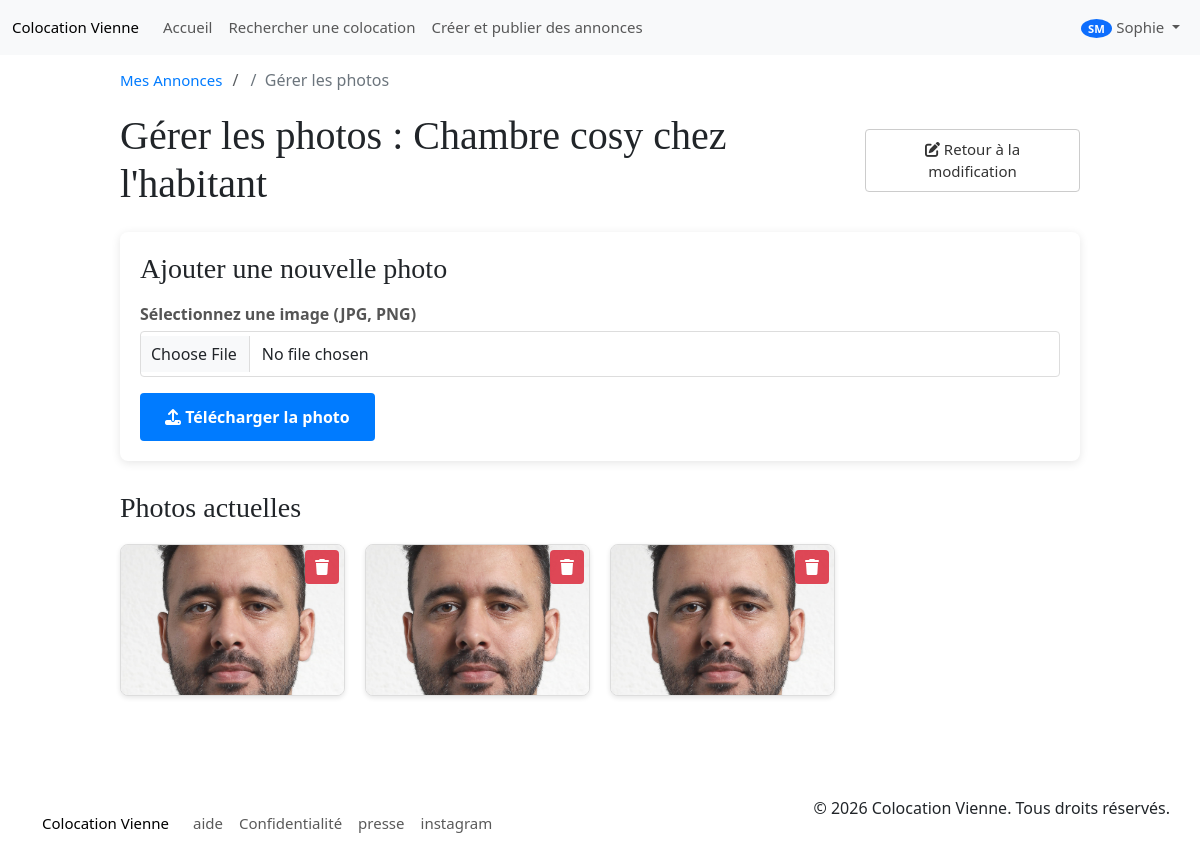
Page /pages/modifier_photos.php?id_annonce=2 (signed in) on the committed database.
### tables this page shows
CREATE TABLE `utilisateur` (
  `id_utilisateur` int(11) NOT NULL,
  `nom` varchar(40) NOT NULL,
  `email` varchar(100) NOT NULL,
  `mot_de_passe` varchar(100) NOT NULL,
  `situation_professionnel` varchar(40) NOT NULL,
  `garant` tinyint(1) NOT NULL,
  `retraite` decimal(10,2) NOT NULL,
  `caisse_allocation_familial` decimal(10,2) NOT NULL,
  `date_naissance` date NOT NULL,
  `photo_profil` varchar(250) NOT NULL,
  `salaire_mensuel_net` decimal(10,2) NOT NULL,
  `prenom` varchar(40) NOT NULL,
  `revenu_fiscal` varchar(50) NOT NULL,
  `id_role` int(11) NOT NULL,
  `type_compte` enum('colocataire','propriétaire') DEFAULT 'colocataire',
  `last_activity` datetime DEFAULT NULL
);

CREATE TABLE `annonce` (
  `id_annonce` int(11) NOT NULL,
  `titre` varchar(50) NOT NULL,
  `adresse_1` varchar(255) NOT NULL,
  `adresse_2` varchar(255) DEFAULT NULL,
  `adresse_3` varchar(255) DEFAULT NULL,
  `adresse_4` varchar(255) DEFAULT NULL,
  `ville` varchar(50) NOT NULL,
  `code_postal` int(11) NOT NULL,
  `loyer_location_chez_habitant` decimal(10,2) NOT NULL,
  `description` text NOT NULL,
  `surface_logement` decimal(10,2) NOT NULL,
  `surface_chambres` decimal(10,2) NOT NULL,
  `nombre_chambre` int(11) NOT NULL,
  `date_expiration` date DEFAULT NULL,
  `date_publication` date NOT NULL,
  `date_modification` date NOT NULL,
  `carte_coordonnee_GPS` varchar(40) DEFAULT NULL,
  `date_cloture` date DEFAULT NULL,
  `loyer_colocation` decimal(10,2) NOT NULL
);

CREATE TABLE `photo` (
  `id_photo` int(11) NOT NULL,
  `url` varchar(250) NOT NULL
);

### app/Core/Config.php (called while the page is built, shortened)
<?php
class Config {
    public static function getBaseUrl() {
        return getenv('APP_BASE_URL') ?: '/';
    }
    public static function url($path = '') {
        return rtrim(self::getBaseUrl(), '/') . '/' . ltrim($path, '/');
    }
    public static function asset($path = '') {
        return rtrim(self::getBaseUrl(), '/') . '/assets/' . ltrim($path, '/');
    }
}

### init.php (called while the page is built, shortened)
<?php
if (!defined('COLOCATION_INIT_LOADED')) {
    require_once __DIR__ . '/app/Core/Autoloader.php';
    try {
        $userDAO = $GLOBALS['userDAO'];
    } catch (Exception $e) {
        error_log("Initialization error: " . $e->getMessage());
    }
}

### app/Models/DAO.php (called while the page is built, shortened)
<?php
abstract class DAO {
    protected ?PDO $db;
    protected string $table_name;
    protected string $primary_key;
    public function __construct(string $table_name, string $primary_key = 'id') {
        $this->db = Database::getInstance()->getConnection();
        $this->table_name = $table_name;
        $this->primary_key = $primary_key;
    }
    public function getById(int $id): ?object {
        $query = "SELECT * FROM " . $this->table_name . " WHERE " . $this->primary_key . " = :id";
        $stmt = $this->db->prepare($query);
        $stmt->bindParam(':id', $id, PDO::PARAM_INT);
        $stmt->execute();
        $result = $stmt->fetch();
        return $result ? $this->hydrate($result) : null;
    }
}

### app/Core/Autoloader.php (called while the page is built, shortened)
<?php
spl_autoload_register(function ($class) {
    $prefix = 'App\\';
    $base_dir = __DIR__ . '/../';
    $len = strlen($prefix);
    $relative_class = substr($class, $len);
    $file = $base_dir . str_replace('\\', '/', $relative_class) . '.php';
});

### app/Core/Database.php (called while the page is built, shortened)
<?php
class Database {
    private ?PDO $conn = null;
    private function __construct() {
        $this->host = getenv("MYSQL_HOST") ?: "localhost";
        $this->db_name = getenv("MYSQL_DATABASE") ?: "colocation";
        $this->username = getenv("MYSQL_USER") ?: "root";
        $this->password = getenv("MYSQL_PASSWORD") ?: "";
        $max_retries = 5;
        $retry_count = 0;
        $connected = false;
        while (!$connected && $retry_count < $max_retries) {
            try {
                $this->conn = new PDO("mysql:host={$this->host};dbname={$this->db_name};charset=utf8", $this->username, $this->password);
                $this->conn->setAttribute(PDO::ATTR_ERRMODE, PDO::ERRMODE_EXCEPTION);
                $this->conn->setAttribute(PDO::ATTR_DEFAULT_FETCH_MODE, PDO::FETCH_ASSOC);
                $connected = true;
            } catch (PDOException $exception) {
                $retry_count++;
                if ($retry_count >= $max_retries) {
                    throw new \RuntimeException("Connection error (Host: {$this->host}): " . $exception->getMessage());
                }
                sleep(2);
            }
        }
    }
    public static function getInstance(): Database {
        static $instance = null;
        if ($instance === null) {
            $instance = new Database();
        }
        return $instance;
    }
    public function getConnection(): ?PDO {
        return $this->conn;
    }
}

### app/Models/UserDAO.php (called while the page is built, shortened)
<?php
class UserDAO extends \App\Models\DAO {
    protected function hydrate(array $row): User {
        return new User($row);
    }
}

### app/Models/User.php (called while the page is built, shortened)
<?php
class User {
    private string $prenom;
    private string $nom;
    private string $photo_profil;
    public function __construct(array $data) {
        $this->prenom = $data['prenom'] ?? '';
        $this->nom = $data['nom'] ?? '';
        $this->photo_profil = $data['photo_profil'] ?? '';
    }
    public function getPrenom(): string { return $this->prenom; }
    public function getNom(): string { return $this->nom; }
    public function getPhotoProfil(): string { return $this->photo_profil; }
}

### app/Models/AnnonceDAO.php (called while the page is built, shortened)
<?php
class AnnonceDAO extends \App\Models\DAO {
    protected function hydrate(array $row): Annonce {
        return new Annonce($row);
    }
    public function getPhotos(int $idAnnonce): array {
        $query = "SELECT p.* FROM photo p
                  JOIN annonce_photo ap ON p.id_photo = ap.id_photo
                  WHERE ap.id_annonce = :id";
        $stmt = $this->db->prepare($query);
        $stmt->execute(['id' => $idAnnonce]);
        return $stmt->fetchAll();
    }
}

### app/Models/Annonce.php (called while the page is built, shortened)
<?php
class Annonce {
    private string $titre;
    public function __construct(array $data) {
        $this->titre = $data['titre'] ?? '';
    }
    public function getTitre(): string { return $this->titre; }
}

### pages/modifier_photos.php (the view, shortened to what this page needs)
<?php
require_once(__DIR__ . "/../init.php");
$idAnnonce = (int)($_GET['id_annonce'] ?? 0);
$annonceDAO = new AnnonceDAO();
$annonce = $annonceDAO->getById($idAnnonce);
$photos = $annonceDAO->getPhotos($idAnnonce);
?>
<!DOCTYPE html>
<html lang="fr">
<head>
    <link rel="stylesheet" href="../css/style.css">
    <link rel="stylesheet" href="https://cdnjs.cloudflare.com/ajax/libs/font-awesome/6.0.0/css/all.min.css">
</head>
<body>
    <?php require_once(__DIR__ . "/../app/Views/partials/header.php"); ?>
    <div class="container mt-5" style="max-width: 1000px; margin: 0 auto; padding: 20px;">
        <nav aria-label="breadcrumb">
            <ol class="breadcrumb" style="background: none; padding: 0; margin-bottom: 20px; display: flex; list-style: none;">
                <li class="breadcrumb-item"><a href="page_annonce.php" style="color: #007bff; text-decoration: none;">Mes Annonces</a></li>
                <li class="breadcrumb-item" style="padding-left: 10px; color: #6c757d;">&nbsp;/&nbsp; Gérer les photos</li>
            </ol>
        </nav>
        <div class="d-flex justify-content-between align-items-center mb-4" style="display: flex; justify-content: space-between; align-items: center; margin-bottom: 30px;">
            <h1 style="margin: 0;">Gérer les photos : <?php echo htmlspecialchars($annonce->getTitre()); ?></h1>
            <a href="<?php echo \App\Core\Config::url('annonce/edit') . '?id=' . $idAnnonce; ?>" class="btn btn-outline-secondary" style="border: 1px solid #ccc; padding: 8px 15px; border-radius: 4px; text-decoration: none; color: #333; font-size: 14px;">
                <i class="fas fa-edit"></i> Retour à la modification
            </a>
        </div>
        <div class="upload-section">
            <h3 style="margin-top: 0;">Ajouter une nouvelle photo</h3>
            <form action="<?php echo \App\Core\Config::url('annonce/upload-photo'); ?>" method="POST" enctype="multipart/form-data" class="mt-3">
                <div class="mb-3" style="margin-bottom: 15px;">
                    <label style="display: block; margin-bottom: 5px; font-weight: bold; color: #555;">Sélectionnez une image (JPG, PNG)</label>
                    <input type="file" name="photo" class="form-control" accept="image/*" required style="width: 100%; padding: 10px; border: 1px solid #ddd; border-radius: 4px; box-sizing: border-box;">
                </div>
                <button type="submit" class="btn btn-primary" style="background: #007bff; color: white; border: none; padding: 12px 25px; border-radius: 4px; cursor: pointer; font-weight: bold;">
                    <i class="fas fa-upload"></i> Télécharger la photo
                </button>
            </form>
        </div>
        <h3>Photos actuelles</h3>
        <div class="photo-grid">
            <?php if (empty($photos)): ?>
                <div style="grid-column: 1 / -1; text-align: center; padding: 40px; background: #f8f9fa; border-radius: 8px; border: 2px dashed #dee2e6;">
                    <i class="fas fa-images" style="font-size: 48px; color: #adb5bd; margin-bottom: 15px;"></i>
                    <p style="color: #6c757d; margin: 0;">Aucune photo n'a encore été ajoutée pour cette annonce.</p>
                </div>
            <?php else: ?>
                <?php foreach ($photos as $p): ?>
                    <?php
                        $url = $p['url'];
                        $isExternal = (strpos($url, 'http') === 0);
                        $displayPath = $isExternal ? $url : \App\Core\Config::url($url);
                    ?>
                    <div class="photo-card">
                        <img src="<?php echo htmlspecialchars($displayPath); ?>" alt="Photo annonce">
                        <form action="<?php echo \App\Core\Config::url('annonce/delete-photo'); ?>" method="POST" onsubmit="return confirm('Supprimer cette photo ?');">
                            <button type="submit" class="delete-btn" title="Supprimer">
                                <i class="fas fa-trash"></i>
                            </button>
                        </form>
                    </div>
                <?php endforeach; ?>
            <?php endif; ?>
        </div>
    </div>
    <div style="margin-top: 50px;">
        <?php require_once(__DIR__ . "/../app/Views/partials/footer.php"); ?>
</body>
</html>

### app/Views/partials/header.php (shortened to what this page needs)
<?php
global $userDAO, $messageDAO;
function getUserAvatar($user_id, $userDAO) {
    try {
        $user = $userDAO->getById($user_id);
        if ($user && !empty($user->getPhotoProfil())) {
            $server_path = $_SERVER['DOCUMENT_ROOT'] . Config::url("pages/be/" . $user->getPhotoProfil());
        }
        $initials = '';
        if ($user) {
            if (!empty($user->getPrenom()) && !empty($user->getNom())) {
                $initials = strtoupper(substr($user->getPrenom(), 0, 1) . substr($user->getNom(), 0, 1));
            } elseif (!empty($user->getPrenom())) {
                $initials = strtoupper(substr($user->getPrenom(), 0, 2));
            } else {
                $initials = 'U';
            }
        } else {
            $initials = 'U';
        }
        return [
            'src' => '',
            'initials' => $initials,
            'has_photo' => false
        ];
    } catch (Exception $e) {
        error_log("Error in getUserAvatar: " . $e->getMessage());
        return [
            'src' => '',
            'initials' => 'U',
            'has_photo' => false
        ];
    }
}
$avatarData = null;
if (!empty($_SESSION['isLoggedin']) && isset($_SESSION['user_id'])) {
    try {
        $avatarData = getUserAvatar($_SESSION['user_id'], $userDAO);
    } catch (Exception $e) {
        error_log("Avatar fetch error: " . $e->getMessage());
        $avatarData = [
            'src' => '',
            'initials' => 'U',
            'has_photo' => false
        ];
    }
}
?>
<!DOCTYPE html>
<html lang="fr">
<head>
    <link rel="stylesheet" href="https://cdnjs.cloudflare.com/ajax/libs/font-awesome/6.5.1/css/all.min.css" />
    <link rel="stylesheet" href="<?php echo Config::asset('style/style.css'); ?>">
    <link href="https://cdn.jsdelivr.net/npm/bootstrap@5.3.3/dist/css/bootstrap.min.css" rel="stylesheet">
</head>
<body>
   <nav class="navbar navbar-expand-lg fixed-top bg-body-tertiary">
     <div class="container-fluid">
      <a class="navbar-brand" href="<?php echo Config::url('home'); ?>">Colocation Vienne</a>
      <div class="collapse navbar-collapse" id="navbarNav">
        <ul class="navbar-nav me-auto">
          <li class="nav-item">
            <a class="nav-link" aria-current="page" href="<?php echo Config::url('home'); ?>">Accueil</a>
          </li>
          <li class="nav-item">
            <a class="nav-link" href="<?php echo Config::url('pages/recherche.php'); ?>">Rechercher une colocation</a>
          </li>
          <li class="nav-item">
            <a class="nav-link" href="<?php echo Config::url('create'); ?>">Créer et publier des annonces</a>
          </li>
        </ul>
        <ul class="navbar-nav">
          <?php if (empty($_SESSION['isLoggedin'])): ?>
            <li class="nav-item">
              <a class="nav-link" href="<?php echo Config::url('auth/register'); ?>">
                <i class="fas fa-user-plus"></i> Inscription
              </a>
            </li>
            <li class="nav-item">
              <a class="nav-link" href="<?php echo Config::url('auth/login'); ?>">
                <i class="fas fa-sign-in-alt"></i> Connexion
              </a>
            </li>
          <?php else: ?>
            <li class="nav-item dropdown">
              <a class="nav-link dropdown-toggle" href="#" id="profileDropdown" role="button" data-bs-toggle="dropdown" aria-expanded="false">
                <?php if ($avatarData && $avatarData['has_photo']): ?>
                  <img src="<?php echo htmlspecialchars($avatarData['src']); ?>" alt="Profile" style="width: 32px; height: 32px; border-radius: 50%;">
                <?php else: ?>
                  <span class="badge bg-primary rounded-circle"><?php echo htmlspecialchars($avatarData['initials'] ?? 'U'); ?></span>
                <?php endif; ?>
                <?php echo htmlspecialchars($_SESSION['user_prenom'] ?? 'Mon compte'); ?>
              </a>
            </li>
          <?php endif; ?>
        </ul>
      </div>
    </div>
  </nav>

### assets/style/style.css (style rules this page uses)
body { background-color: #eaebe4; }
h1, h3, h4 { font-family: "EB Garamond"; }
a { font-size: 15px !important; }

### pages/modifier_photos.php (style rules this page uses)
.photo-grid { display: grid; grid-template-columns: repeat(auto-fill, minmax(200px, 1fr)); gap: 20px; margin-top: 20px; }
.photo-card { position: relative; border: 1px solid #ddd; border-radius: 8px; overflow: hidden; background: #f9f9f9; box-shadow: 0 2px 5px rgba(0,0,0,0.1); }
.photo-card img { width: 100%; height: 150px; object-fit: cover; display: block; }
.delete-btn { position: absolute; top: 5px; right: 5px; background: rgba(220, 53, 69, 0.9); color: white; border: none; padding: 5px 10px; border-radius: 4px; cursor: pointer; transition: background 0.2s; }
.upload-section { background: #fff; padding: 20px; border-radius: 8px; box-shadow: 0 2px 10px rgba(0,0,0,0.1); margin-bottom: 30px; }

### rows in the picture
utilisateur: prenom+nom "SM"
annonce: titre "Chambre cosy chez l'habitant"
photo: url (picture)
photo: url (picture)
photo: url (picture)

### other values in the picture
$_SESSION['user_prenom'] "Sophie"
